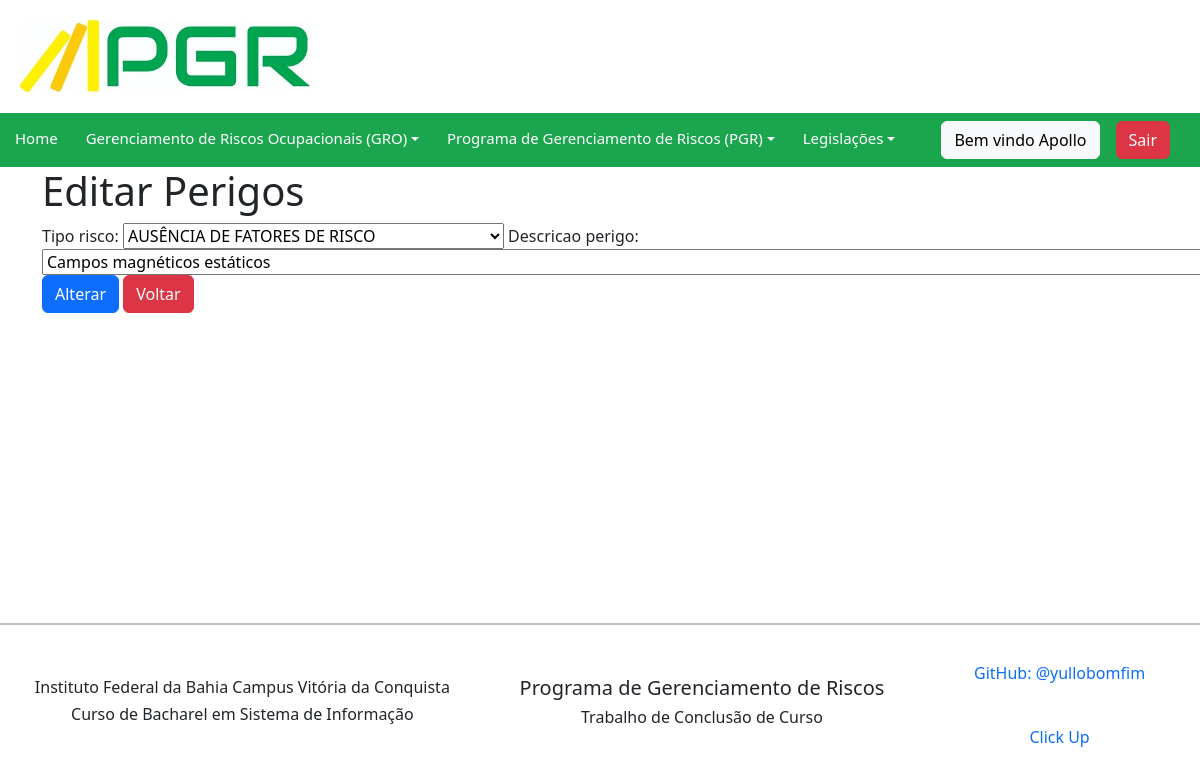
The app's page /descricaoperigo/update/12/ (signed in), older data.
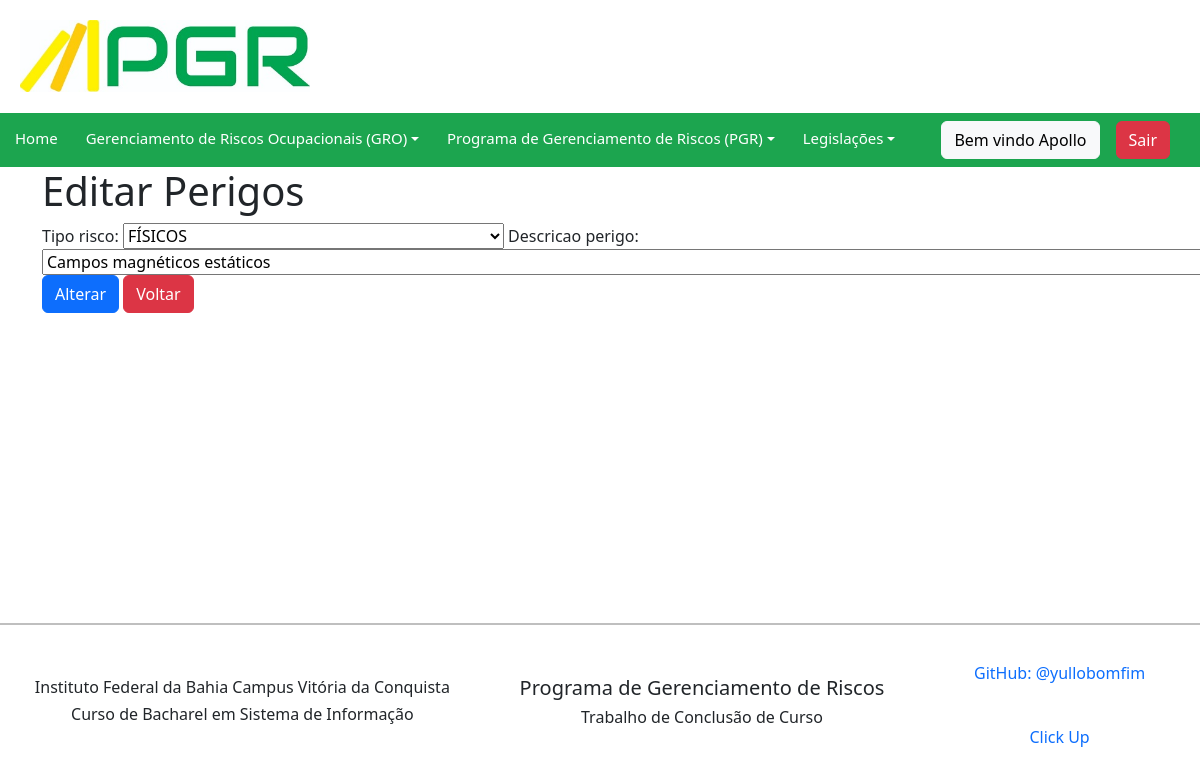
The same page, newer data.
### pgr/models.py (models this page shows)
class Tiporisco(models.Model):
    choice_tiporisco = (
        ('FÍSICOS','FÍSICOS'),
        ('QUÍMICOS','QUÍMICOS'),
        ('BIOLÓGICOS','BIOLÓGICOS'),
        ('ERGONÔMICOS-BIOMECÂNICOS','ERGONÔMICOS-BIOMECÂNICOS'),
        ('ERGONÔMICOS-MOBILIÁRIO E EQUIPAMENTOS','ERGONÔMICOS-MOBILIÁRIO E EQUIPAMENTOS'),
        ('ERGONÔMICOS-ORGANIZACIONAIS','ERGONÔMICOS-ORGANIZACIONAIS'),
        ('ERGONÔMICOS-AMBIENTAIS','ERGONÔMICOS-AMBIENTAIS'),
        ('ERGONÔMICOS-PSICOSSOCIAIS/COGNITIVOS','ERGONÔMICOS-PSICOSSOCIAIS/COGNITIVOS'),
        ('MECÂNICOS/ACIDENTES','MECÂNICOS/ACIDENTES'),
        ('PERIGOSOS','PERIGOSOS'),
        ('ASSOCIAÇÃO DE FATORES DE RISCO','ASSOCIAÇÃO DE FATORES DE RISCO'),
        ('OUTROS FATORES DE RISCO','OUTROS FATORES DE RISCO'),
        ('AUSÊNCIA DE FATORES DE RISCO','AUSÊNCIA DE FATORES DE RISCO'),
    )
    tipo_risco = models.CharField(max_length=250, choices=choice_tiporisco)
    def __str__(self):
        return self.tipo_risco
    class Meta:
        verbose_name = "tipo_risco"
        verbose_name_plural = "tipo_riscos"
        ordering = ['tipo_risco']

### pgr/views.py (the view)
# urls.py: path('descricaoperigo/update/<int:pk>/', DescricaoperigoUpdateView.as_view(), name='descricaoperigo_update'),
class DescricaoperigoUpdateView(LoginRequiredMixin, UpdateView):
    login_url = reverse_lazy('login')
    model = Descricaoperigo
    form_class = DescricaoperigoForm
    template_name = 'descricaoperigo_update.html'
    success_url = reverse_lazy('descricaoperigo_list')

### pgr/forms.py
class DescricaoperigoForm(ModelForm):
    class Meta:
        model= Descricaoperigo
        fields = '__all__'

### pgr/templates/descricaoperigo_update.html (shortened to what this page needs)
{% extends 'base.html' %}
{% load bootstrap %}
{% block content %}
<div class="container">
  <h1>Editar Perigos</h1>
  <form method="post">
    {{ form|bootstrap }}
    <button class="btn btn-primary" type="submit">Alterar</button>
    <a class="btn btn-danger" href="/descricaoperigo">Voltar</a>
  </form>
</div>
  {% endblock %}

Row changes from the older to the newer data that the page shows:
removed Tiporisco: tipo_risco "AUSÊNCIA DE FATORES DE RISCO"
now on this page (row edited): Tiporisco: tipo_risco "FÍSICOS"
